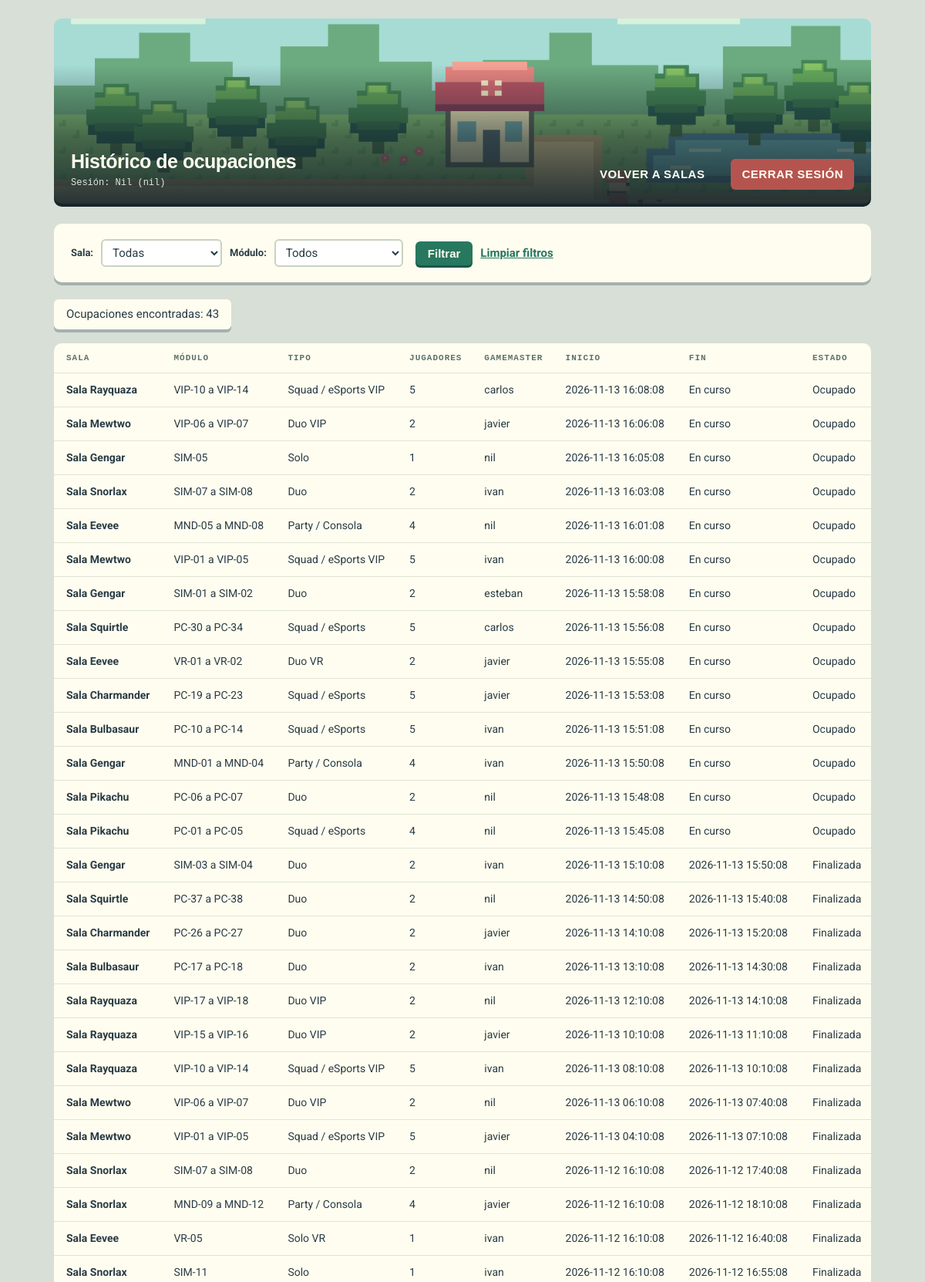
The page /vistas/historico.php (signed in, upper part) on the database its author committed.
### tables this page shows
CREATE TABLE ocupacions (
  id INT AUTO_INCREMENT PRIMARY KEY,
  modul_id INT NOT NULL,
  gamemaster_id INT NOT NULL,
  num_jugadors TINYINT UNSIGNED NOT NULL,
  data_inici DATETIME NOT NULL,
  data_fi DATETIME NULL,
  FOREIGN KEY (modul_id) REFERENCES moduls(id),
  FOREIGN KEY (gamemaster_id) REFERENCES gamemasters(id),
  INDEX idx_modul_fi (modul_id, data_fi),
  INDEX idx_inici (data_inici)
);

CREATE TABLE sales (
  id INT AUTO_INCREMENT PRIMARY KEY,
  nom VARCHAR(30) NOT NULL UNIQUE,
  tipus ENUM('PC Standard','Simuladors/Consoles','VIP') NOT NULL
);

CREATE TABLE moduls (
  id INT AUTO_INCREMENT PRIMARY KEY,
  sala_id INT NOT NULL,
  nom VARCHAR(40) NOT NULL,
  tipus VARCHAR(40) NOT NULL,
  capacitat TINYINT UNSIGNED NOT NULL CHECK (capacitat > 0),
  FOREIGN KEY (sala_id) REFERENCES sales(id)
);

CREATE TABLE gamemasters (
  id INT AUTO_INCREMENT PRIMARY KEY,
  username VARCHAR(30) NOT NULL UNIQUE,
  password VARCHAR(255) NOT NULL,
  nom VARCHAR(50) NOT NULL,
  cognom VARCHAR(50) NOT NULL
);

### includes/funciones.php (called while the page is built)
<?php
function escapar($valor){
    return htmlspecialchars((string) $valor, ENT_QUOTES, 'UTF-8');
}
?>

### vistas/historico.php (the view, shortened to what this page needs)
<?php
require_once(__DIR__ . '/../includes/funciones.php');
require_once(__DIR__ . '/../config/conexion.php');
$sql = 'SELECT o.id, s.nom AS sala_nom, m.nom AS modul_nom, m.tipus,
               o.num_jugadors, o.data_inici, o.data_fi, g.username
        FROM ocupacions o
        INNER JOIN moduls m ON m.id = o.modul_id
        INNER JOIN sales s ON s.id = m.sala_id
        INNER JOIN gamemasters g ON g.id = o.gamemaster_id';
$sql .= ' ORDER BY o.data_inici DESC';
$stmt = $conn->prepare($sql);
$stmt->execute();
$ocupaciones = $stmt->fetchAll();
?>
<!DOCTYPE html>
<html lang="es">
<head>
    <link rel="stylesheet" href="../css/estilos.css">
</head>
<body>
    <header>
        <h1>Histórico de ocupaciones</h1>
        <p>Sesión: <?php echo escapar($_SESSION['nombre']); ?> (<?php echo escapar($_SESSION['username']); ?>)</p>
        <nav>
            <a href="./salas.php">Volver a salas</a> |
            <a href="../procesos/logout.php">Cerrar sesión</a>
        </nav>
    </header>
    <form action="historico.php" method="GET">
        <label for="sala_id">Sala:</label>
        <select id="sala_id" name="sala_id">
            <option value="">Todas</option>
        </select>
        <label for="modul_id">Módulo:</label>
        <select id="modul_id" name="modul_id">
            <option value="">Todos</option>
        </select>
        <button type="submit">Filtrar</button>
        <a href="historico.php">Limpiar filtros</a>
    </form>
    <p>Ocupaciones encontradas: <?php echo count($ocupaciones); ?></p>
    <table border="1" cellpadding="5">
        <thead>
            <tr>
                <th>Sala</th>
                <th>Módulo</th>
                <th>Tipo</th>
                <th>Jugadores</th>
                <th>Gamemaster</th>
                <th>Inicio</th>
                <th>Fin</th>
                <th>Estado</th>
            </tr>
        </thead>
        <tbody>
            <?php foreach ($ocupaciones as $ocupacion) { ?>
                <tr>
                    <td><?php echo escapar($ocupacion['sala_nom']); ?></td>
                    <td><?php echo escapar($ocupacion['modul_nom']); ?></td>
                    <td><?php echo escapar($ocupacion['tipus']); ?></td>
                    <td><?php echo escapar($ocupacion['num_jugadors']); ?></td>
                    <td><?php echo escapar($ocupacion['username']); ?></td>
                    <td><?php echo escapar($ocupacion['data_inici']); ?></td>
                    <td>
                        <?php if ($ocupacion['data_fi'] === null) { ?>
                            En curso
                        <?php } else { ?>
                            <?php echo escapar($ocupacion['data_fi']); ?>
                        <?php } ?>
                    </td>
                    <td>
                        <?php if ($ocupacion['data_fi'] === null) { ?>
                            Ocupado
                        <?php } else { ?>
                            Finalizada
                        <?php } ?>
                    </td>
                </tr>
            <?php } ?>
        </tbody>
    </table>
</body>
</html>

### css/estilos.css (style rules this page uses)
:root { --tinta: #293c45; --papel: #fffdf0; --verde: #27785f; --verde-oscuro: #1b5744; --rojo: #b5544f; --rojo-oscuro: #8a3d39; --gris: #5d716d; --linea: #dfe4d2; --sombra: 0 4px 0 rgba(41, 60, 69, 0.28); }
* { box-sizing: border-box; }
body { max-width: 1100px; margin: 0 auto; padding: 24px 20px 40px; background: #d7dfd7; color: var(--tinta); font: 15px/1.5 'Roboto', Arial, sans-serif; }
h1, h2, p { margin: 0; }
h1, h2, nav a, button { font-family: 'Calibri', 'Trebuchet MS', sans-serif; }
a { color: var(--verde); font-weight: bold; }
header p, th, section > p, body > h2 { font-family: 'Courier New', monospace; }
header { display: grid; grid-template-columns: 1fr auto; align-content: end; align-items: end; column-gap: 20px; min-height: 240px; margin-bottom: 26px; padding: 18px 22px; border-radius: 10px; background: linear-gradient(to top, rgba(23, 37, 43, 0.92) 0%, rgba(23, 37, 43, 0.6) 35%, rgba(23, 37, 43, 0) 75%), var(--tinta) url('../assets/hoenn.png') center / cover no-repeat; box-shadow: 0 4px 0 #17252b; }
header h1 { color: var(--papel); font-size: 25px; letter-spacing: -0.5px; }
header p { grid-row: 2; color: #d5ebe2; font-size: 12px; }
nav { display: flex; gap: 6px; grid-column: 2; grid-row: 1 / 3; font-size: 0; }
nav a { padding: 9px 14px; border-radius: 6px; color: var(--papel); font-size: 15px; letter-spacing: 0.5px; text-decoration: none; text-transform: uppercase; }
nav a[href*="logout"] { margin-left: 8px; background: var(--rojo); }
section, form[action="historico.php"], #form-login { margin-bottom: 22px; padding: 20px 22px; border-radius: 10px; background: var(--papel); box-shadow: var(--sombra); }
table { width: 100%; border: 0; border-collapse: collapse; font-size: 14px; }
th, td { padding: 11px 8px; border: 0; border-bottom: 1px solid var(--linea); text-align: left; }
th { color: var(--gris); font-size: 11px; letter-spacing: 1px; text-transform: uppercase; }
td:first-child { font-weight: bold; }
body > table { border-radius: 10px; background: var(--papel); box-shadow: var(--sombra); }
body > table th, body > table td { padding-left: 16px; }
input, select { font: inherit; }
button { padding: 7px 16px; border: 0; border-radius: 6px; background: var(--verde); box-shadow: 0 3px 0 var(--verde-oscuro); color: var(--papel); font-size: 15px; font-weight: bold; cursor: pointer; }
input, select { padding: 6px 9px; border: 2px solid #c9d2c0; border-radius: 6px; background: white; color: var(--tinta); }
label { font-size: 13px; font-weight: bold; }
form[action="historico.php"] { display: flex; flex-wrap: wrap; align-items: center; gap: 10px; }
form[action="historico.php"] button { margin-left: 6px; }
body > p { width: fit-content; margin-bottom: 18px; padding: 8px 16px; border-radius: 6px; background: var(--papel); box-shadow: var(--sombra); }

### rows shown on the page
ocupacions: sales.nom "Sala Rayquaza", modul.nom "VIP-10 a VIP-14", modul.tipus "Squad / eSports VIP", num_jugadors "5", gamemaster.username "carlos", data_inici "2026-11-13 16:08:08", shows "En curso", shows "Ocupado"
ocupacions: sales.nom "Sala Mewtwo", modul.nom "VIP-06 a VIP-07", modul.tipus "Duo VIP", num_jugadors "2", gamemaster.username "javier", data_inici "2026-11-13 16:06:08", shows "En curso", shows "Ocupado"
ocupacions: sales.nom "Sala Gengar", modul.nom "SIM-05", modul.tipus "Solo", num_jugadors "1", gamemaster.username "nil", data_inici "2026-11-13 16:05:08", shows "En curso", shows "Ocupado"
ocupacions: sales.nom "Sala Snorlax", modul.nom "SIM-07 a SIM-08", modul.tipus "Duo", num_jugadors "2", gamemaster.username "ivan", data_inici "2026-11-13 16:03:08", shows "En curso", shows "Ocupado"
ocupacions: sales.nom "Sala Eevee", modul.nom "MND-05 a MND-08", modul.tipus "Party / Consola", num_jugadors "4", gamemaster.username "nil", data_inici "2026-11-13 16:01:08", shows "En curso", shows "Ocupado"
ocupacions: sales.nom "Sala Mewtwo", modul.nom "VIP-01 a VIP-05", modul.tipus "Squad / eSports VIP", num_jugadors "5", gamemaster.username "ivan", data_inici "2026-11-13 16:00:08", shows "En curso", shows "Ocupado"
ocupacions: sales.nom "Sala Gengar", modul.nom "SIM-01 a SIM-02", modul.tipus "Duo", num_jugadors "2", gamemaster.username "esteban", data_inici "2026-11-13 15:58:08", shows "En curso", shows "Ocupado"
ocupacions: sales.nom "Sala Squirtle", modul.nom "PC-30 a PC-34", modul.tipus "Squad / eSports", num_jugadors "5", gamemaster.username "carlos", data_inici "2026-11-13 15:56:08", shows "En curso", shows "Ocupado"
ocupacions: sales.nom "Sala Eevee", modul.nom "VR-01 a VR-02", modul.tipus "Duo VR", num_jugadors "2", gamemaster.username "javier", data_inici "2026-11-13 15:55:08", shows "En curso", shows "Ocupado"
ocupacions: sales.nom "Sala Charmander", modul.nom "PC-19 a PC-23", modul.tipus "Squad / eSports", num_jugadors "5", gamemaster.username "javier", data_inici "2026-11-13 15:53:08", shows "En curso", shows "Ocupado"
ocupacions: sales.nom "Sala Bulbasaur", modul.nom "PC-10 a PC-14", modul.tipus "Squad / eSports", num_jugadors "5", gamemaster.username "ivan", data_inici "2026-11-13 15:51:08", shows "En curso", shows "Ocupado"
ocupacions: sales.nom "Sala Gengar", modul.nom "MND-01 a MND-04", modul.tipus "Party / Consola", num_jugadors "4", gamemaster.username "ivan", data_inici "2026-11-13 15:50:08", shows "En curso", shows "Ocupado"
ocupacions: sales.nom "Sala Pikachu", modul.nom "PC-06 a PC-07", modul.tipus "Duo", num_jugadors "2", gamemaster.username "nil", data_inici "2026-11-13 15:48:08", shows "En curso", shows "Ocupado"
ocupacions: sales.nom "Sala Pikachu", modul.nom "PC-01 a PC-05", modul.tipus "Squad / eSports", num_jugadors "4", gamemaster.username "nil", data_inici "2026-11-13 15:45:08", shows "En curso", shows "Ocupado"
ocupacions: sales.nom "Sala Gengar", modul.nom "SIM-03 a SIM-04", modul.tipus "Duo", num_jugadors "2", gamemaster.username "ivan", data_inici "2026-11-13 15:10:08", data_fi "2026-11-13 15:50:08", shows "Finalizada"
ocupacions: sales.nom "Sala Squirtle", modul.nom "PC-37 a PC-38", modul.tipus "Duo", num_jugadors "2", gamemaster.username "nil", data_inici "2026-11-13 14:50:08", data_fi "2026-11-13 15:40:08", shows "Finalizada"
ocupacions: sales.nom "Sala Charmander", modul.nom "PC-26 a PC-27", modul.tipus "Duo", num_jugadors "2", gamemaster.username "javier", data_inici "2026-11-13 14:10:08", data_fi "2026-11-13 15:20:08", shows "Finalizada"
ocupacions: sales.nom "Sala Bulbasaur", modul.nom "PC-17 a PC-18", modul.tipus "Duo", num_jugadors "2", gamemaster.username "ivan", data_inici "2026-11-13 13:10:08", data_fi "2026-11-13 14:30:08", shows "Finalizada"
ocupacions: sales.nom "Sala Rayquaza", modul.nom "VIP-17 a VIP-18", modul.tipus "Duo VIP", num_jugadors "2", gamemaster.username "nil", data_inici "2026-11-13 12:10:08", data_fi "2026-11-13 14:10:08", shows "Finalizada"
ocupacions: sales.nom "Sala Rayquaza", modul.nom "VIP-15 a VIP-16", modul.tipus "Duo VIP", num_jugadors "2", gamemaster.username "javier", data_inici "2026-11-13 10:10:08", data_fi "2026-11-13 11:10:08", shows "Finalizada"
ocupacions: sales.nom "Sala Rayquaza", modul.nom "VIP-10 a VIP-14", modul.tipus "Squad / eSports VIP", num_jugadors "5", gamemaster.username "ivan", data_inici "2026-11-13 08:10:08", data_fi "2026-11-13 10:10:08", shows "Finalizada"
ocupacions: sales.nom "Sala Mewtwo", modul.nom "VIP-06 a VIP-07", modul.tipus "Duo VIP", num_jugadors "2", gamemaster.username "nil", data_inici "2026-11-13 06:10:08", data_fi "2026-11-13 07:40:08", shows "Finalizada"
ocupacions: sales.nom "Sala Mewtwo", modul.nom "VIP-01 a VIP-05", modul.tipus "Squad / eSports VIP", num_jugadors "5", gamemaster.username "javier", data_inici "2026-11-13 04:10:08", data_fi "2026-11-13 07:10:08", shows "Finalizada"
ocupacions: sales.nom "Sala Snorlax", modul.nom "SIM-07 a SIM-08", modul.tipus "Duo", num_jugadors "2", gamemaster.username "nil", data_inici "2026-11-12 16:10:08", data_fi "2026-11-12 17:40:08", shows "Finalizada"
ocupacions: sales.nom "Sala Snorlax", modul.nom "MND-09 a MND-12", modul.tipus "Party / Consola", num_jugadors "4", gamemaster.username "javier", data_inici "2026-11-12 16:10:08", data_fi "2026-11-12 18:10:08", shows "Finalizada"
ocupacions: sales.nom "Sala Eevee", modul.nom "VR-05", modul.tipus "Solo VR", num_jugadors "1", gamemaster.username "ivan", data_inici "2026-11-12 16:10:08", data_fi "2026-11-12 16:40:08", shows "Finalizada"
ocupacions: sales.nom "Sala Snorlax", modul.nom "SIM-11", modul.tipus "Solo", num_jugadors "1", gamemaster.username "ivan", data_inici "2026-11-12 16:10:08", data_fi "2026-11-12 16:55:08", shows "Finalizada"

### other values the page prints
escapar($_SESSION['nombre']) "Nil"
escapar($_SESSION['username']) "nil"
count($ocupaciones) "43"
